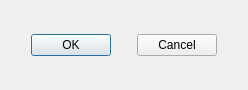
<?xml version="1.0" encoding="UTF-8"?>
<ui version="4.0">
 <class>selectProtocolPacket</class>
 <widget class="QDialog" name="selectProtocolPacket">
  <property name="geometry">
   <rect>
    <x>0</x>
    <y>0</y>
    <width>248</width>
    <height>90</height>
   </rect>
  </property>
  <property name="sizePolicy">
   <sizepolicy hsizetype="MinimumExpanding" vsizetype="MinimumExpanding">
    <horstretch>0</horstretch>
    <verstretch>0</verstretch>
   </sizepolicy>
  </property>
  <property name="windowTitle">
   <string>Select Protocol Packet</string>
  </property>
  <property name="windowIcon">
   <iconset resource="../icons.qrc">
    <normaloff>:/nuts.ico</normaloff>:/nuts.ico</iconset>
  </property>
  <layout class="QVBoxLayout" name="verticalLayout">
   <item>
    <layout class="QGridLayout" name="gridLayout">
     <property name="sizeConstraint">
      <enum>QLayout::SetFixedSize</enum>
     </property>
    </layout>
   </item>
   <item>
    <layout class="QHBoxLayout" name="horizontalLayout">
     <item>
      <widget class="QPushButton" name="okButton">
       <property name="sizePolicy">
        <sizepolicy hsizetype="Fixed" vsizetype="Fixed">
         <horstretch>0</horstretch>
         <verstretch>0</verstretch>
        </sizepolicy>
       </property>
       <property name="text">
        <string>OK</string>
       </property>
      </widget>
     </item>
     <item>
      <widget class="QPushButton" name="cancelButton">
       <property name="sizePolicy">
        <sizepolicy hsizetype="Fixed" vsizetype="Fixed">
         <horstretch>0</horstretch>
         <verstretch>0</verstretch>
        </sizepolicy>
       </property>
       <property name="text">
        <string>Cancel</string>
       </property>
      </widget>
     </item>
    </layout>
   </item>
  </layout>
 </widget>
 <resources>
  <include location="../icons.qrc"/>
 </resources>
 <connections/>
</ui>
